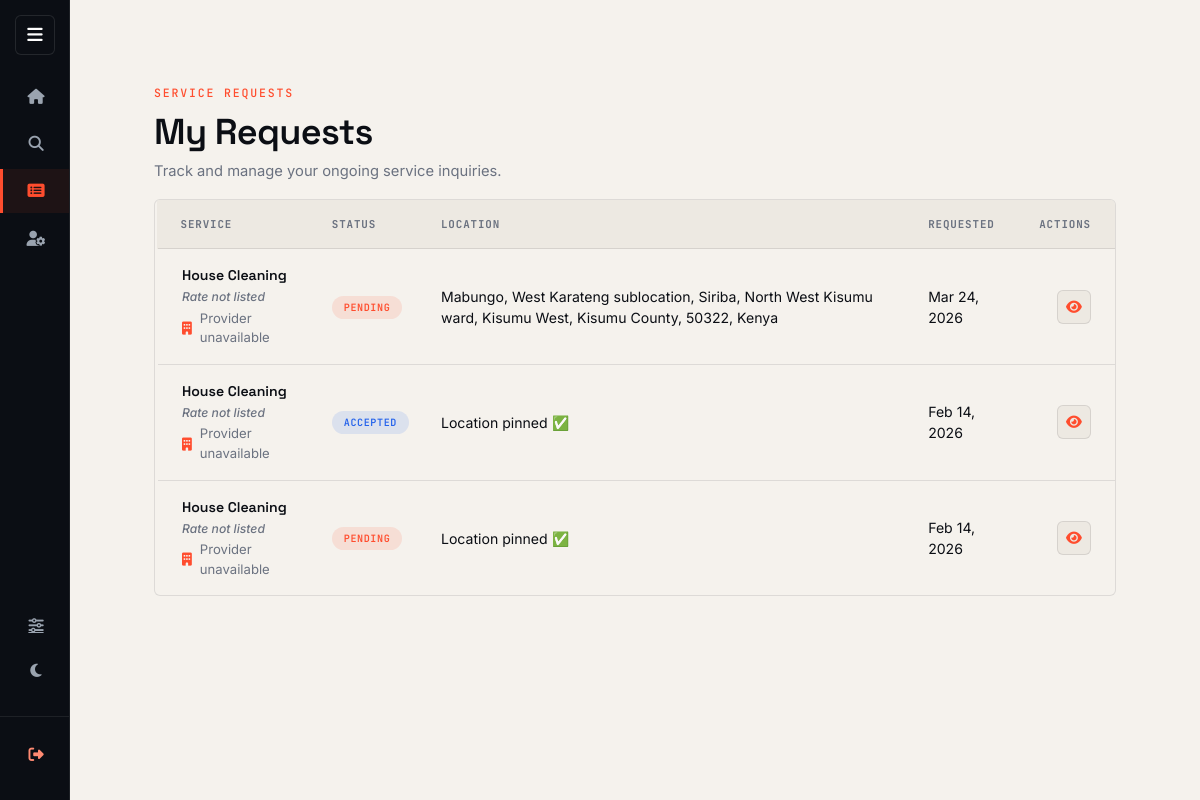
Page /user/requests/ (signed in) on the earlier database version.
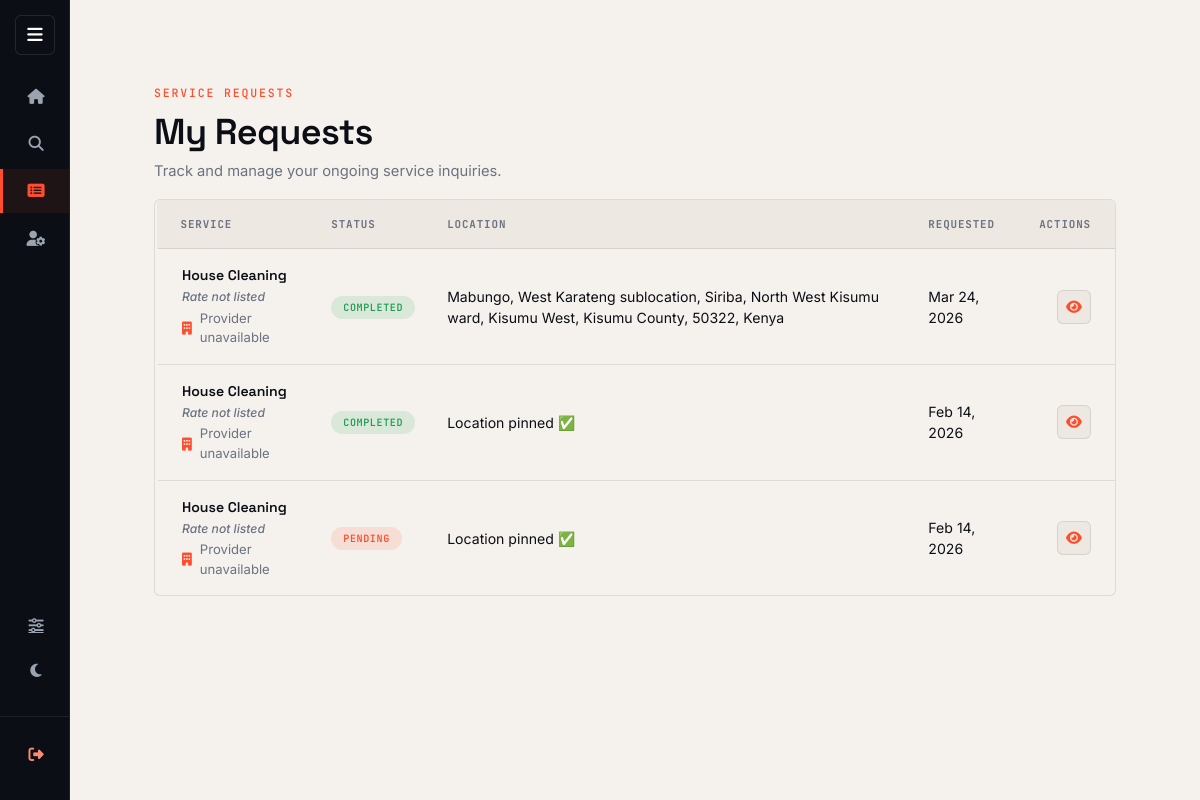
Same page on the later database version.
### Match/models.py (models this page shows, shortened)
class ServiceRequest(models.Model):
    user = models.ForeignKey(
        'User',
        on_delete=models.CASCADE,
        related_name='requests'
    )
    service = models.ForeignKey(
        Service,
        on_delete=models.CASCADE,
        related_name='requests'
    )
    provider = models.ForeignKey(
        ServiceProvider,
        on_delete=models.SET_NULL,
        null=True,
        blank=True,
        related_name='requests'
    )
    latitude = models.DecimalField(max_digits=9, decimal_places=6, null=True, blank=True)
    longitude = models.DecimalField(max_digits=9, decimal_places=6, null=True, blank=True)
    location = models.CharField(max_length=255)  # Where service is needed
    description = models.TextField(blank=True)  # Optional extra details
    status_choices = (
        ('pending', 'Pending'),
        ('accepted', 'Accepted'),
        ('completed', 'Completed'),
        ('rejected', 'Rejected'),
    )
    status = models.CharField(max_length=20, choices=status_choices, default='pending')
    created_at = models.DateTimeField(auto_now_add=True)

class Service(models.Model):
    provider = models.ForeignKey(
        ServiceProvider,
        on_delete=models.CASCADE,
        related_name='services'
    )
    category = models.ForeignKey(ServiceCategory, on_delete=models.CASCADE)
    title = models.CharField(max_length=150)
    description = models.TextField()
    min_price = models.DecimalField(
        max_digits=10,
        decimal_places=2,
        null=True,
        blank=True,
        help_text=(
            "Your starting price for this service, in KES (e.g. 1500). "
            "Shown to customers as 'From KES X'. Leave blank if you haven't "
            "set a rate yet — you'll be reminded on your dashboard."
        ),
    )
    is_verified = models.BooleanField(default=False)  # Admin verification
    is_active = models.BooleanField(default=True)
    created_at = models.DateTimeField(auto_now_add=True)

### Match/views.py (the view)
# urls.py: path('user/requests/', views.my_requests, name='my_requests'),
@login_required
def my_requests(request):
    if request.user.role == 'company':
        return redirect('provider_dashboard')
    requests_qs = ServiceRequest.objects.select_related(
        'service', 'provider'
    ).filter(user=request.user).order_by('-created_at')
    return render(request, 'Match/my_requests.html', {
        'requests': requests_qs
    })

### Match/models.py (called while the page is built)
    @property
    def avatar_url(self):
        if self.avatar:
            try:
                return self.avatar.url
            except Exception:
                pass
        return f"https://ui-avatars.com/api/?name={self.username}&background=1A1F2B&color=FF4D2E"

### Match/templates/Match/my_requests.html (shortened to what the changed rows need)
{% extends "Match/user_base.html" %}
{% load static %}
{% block content %}
<div class="requests-wrap">
    <div class="dash-header">
        <h2 class="premium-heading">My Requests</h2>
    </div>
    {% if requests %}
        <div class="requests-table-card">
            <div class="table-responsive">
                <table class="requests-table">
                    <thead>
                        <tr>
                            <th class="ps-4">Service</th>
                            <th>Status</th>
                            <th>Location</th>
                            <th>Requested</th>
                            <th class="text-end pe-4">Actions</th>
                        </tr>
                    </thead>
                    <tbody>
                        {% for req in requests %}
                            <tr class="is-{{ req.status }}">
                                <td class="ps-4">
                                    <div class="rt-service">{{ req.service.title }}</div>
                                    {% if req.service.min_price %}
                                        <div class="rt-price">From KES {{ req.service.min_price|floatformat:0 }}</div>
                                    {% else %}
                                        <div class="rt-price is-unset">Rate not listed</div>
                                    {% endif %}
                                    <div class="rt-provider">
                                        {% if req.provider %}
                                            <img class="provider-avatar" src="{{ req.provider.avatar_url }}" alt="{{ req.provider.company_name }}">
                                        {% else %}
                                            <i class="fa-solid fa-building"></i>
                                        {% endif %}
                                        {{ req.provider.company_name|default:"Provider unavailable" }}
                                    </div>
                                </td>
                                <td><span class="pill pill-{{ req.status }}">{{ req.status }}</span></td>
                                <td>{{ req.location }}</td>
                                <td>{{ req.created_at|date:"M d, Y" }}</td>
                                <td class="text-end pe-4">
                                    <div class="row-actions">
                                        <button
                                            type="button"
                                            class="icon-btn is-view"
                                            title="View"
                                            data-bs-toggle="modal"
                                            data-bs-target="#requestDetailModal"
                                            data-service="{{ req.service.title|escapejs }}"
                                            data-price="{% if req.service.min_price %}From KES {{ req.service.min_price|floatformat:0 }}{% else %}Rate not listed{% endif %}"
                                            data-provider="{{ req.provider.company_name|default:'Provider unavailable'|escapejs }}"
                                            data-avatar="{{ req.provider.avatar_url|default:'' }}"
                                            data-status="{{ req.status }}"
                                            data-status-label="{{ req.status|capfirst }}"
                                            data-description="{{ req.description|default:'No specific details provided for this request.'|escapejs }}"
                                            data-location="{{ req.location|escapejs }}"
                                            data-date="{{ req.created_at|date:'M d, Y' }}"
                                            data-has-review="{% if req.review %}1{% else %}0{% endif %}"
                                            data-review-url="{% if not req.review %}{% url 'submit_review' req.id %}{% endif %}"
                                        >
                                            <i class="fa-solid fa-eye"></i>
                                        </button>
                                    </div>
                                </td>
                            </tr>
                        {% endfor %}
                    </tbody>
                </table>
            </div>
        </div>
    {% endif %}
</div>
{% endblock %}

Differences in the rows shown:
changed ServiceRequest "Mar 24, 2026": status "PENDING" → "COMPLETED"
changed ServiceRequest (number 2 of 3 on the later page): status "ACCEPTED" → "COMPLETED"
